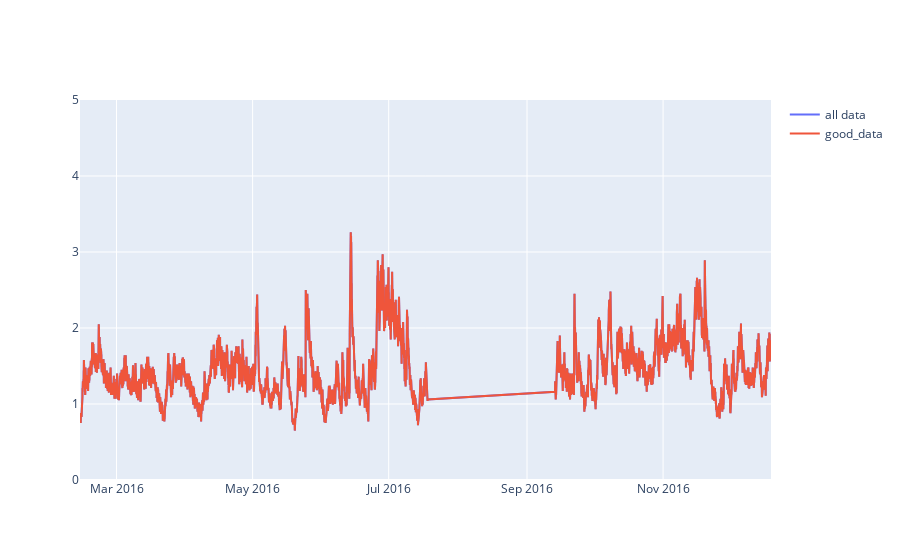

The notebook cell this image was saved under:
### Code cell
qc.plot_comparison(parameter='swvht',
                   ylim=[0,5],
                   start_date='2016-01-01',
                   end_date='2017-02-01',
                   plot_type='plotly')

### Figure 1 — Plotly figure (JSON) as saved in the notebook; plotly's stock layout.template omitted (floating-point values rounded to 4 significant figures; data arrays with more than 128 entries replaced by an {"elided": "..."} marker saying what was removed)
{"data": [{"mode": "lines", "name": "all data", "type": "scatter", "x": {"elided": "6048 str values"}, "y": {"elided": "6048 float values"}}, {"mode": "lines", "name": "good_data", "type": "scatter", "x": {"elided": "6048 str values"}, "y": {"elided": "6048 float values"}}, {"mode": "markers", "name": "bad_data", "type": "scatter", "x": [], "y": []}], "layout": {"yaxis": {"range": [0, 5]}}}
